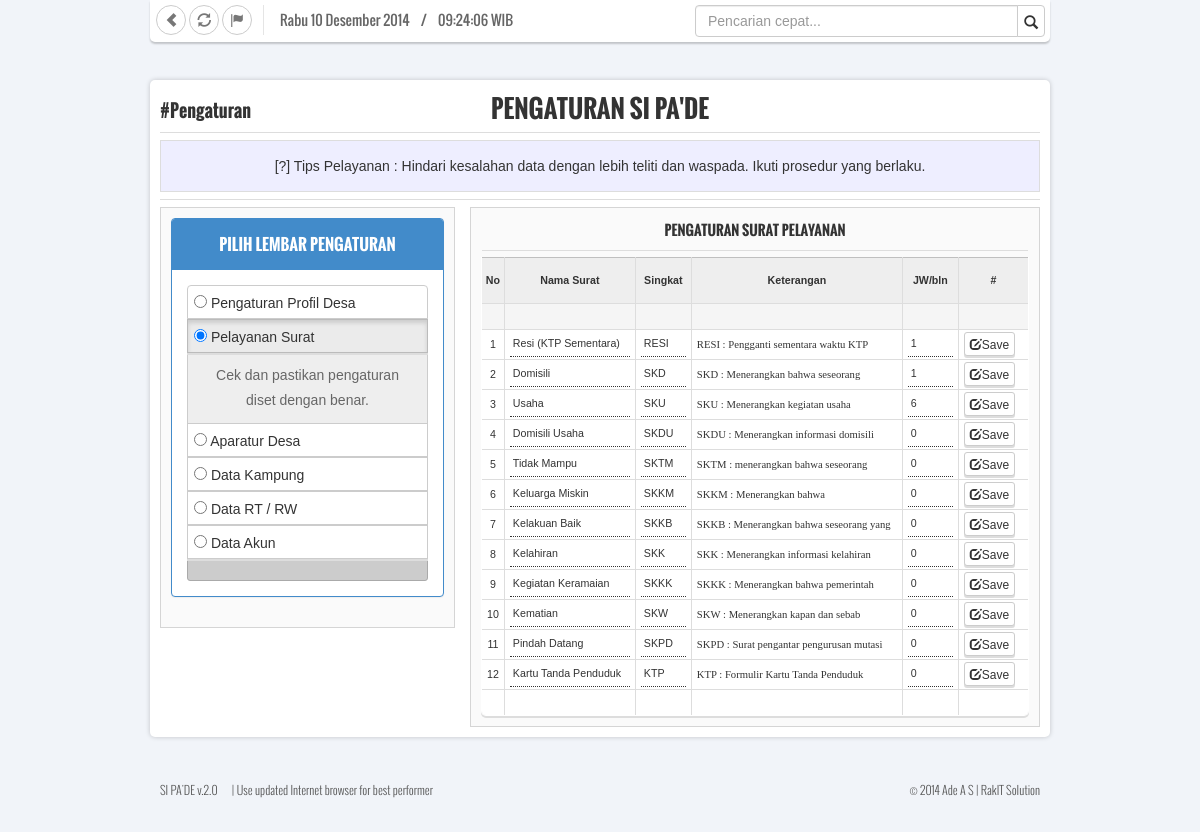
Screenshot of /pengaturan?lembar=pelayanan (signed in) with the database file from the repository.
### tables this page shows
CREATE TABLE IF NOT EXISTS `arsip_surat` (
  `id_surat` int(5) NOT NULL AUTO_INCREMENT,
  `nama_surat` varchar(200) NOT NULL,
  `singkat_surat` varchar(50) NOT NULL,
  `ket_surat` varchar(500) NOT NULL,
  `jw` varchar(5) NOT NULL,
  `jenis` enum('K','F','P') NOT NULL DEFAULT 'K',
  `aktif` enum('Y','N') NOT NULL DEFAULT 'Y',
  PRIMARY KEY (`id_surat`)
);

### pengaturan.php (the view, shortened to what this page needs)
<?php
if($_SESSION[login]==0){
  header('location:inc/logout.php');
}
else{
if (empty($_SESSION['namauser']) AND empty($_SESSION['passuser']) AND $_SESSION['login']==0){
  echo "Anda harus masuk terlebih dahulu !";
}
else{
?>
<html xmlns="http://www.w3.org/1999/xhtml">
<head>
	<link rel="stylesheet" type="text/css" href="bootstrap/css/bootstrap.css">
	<link type="text/css" href="rakstrap/css/style.css" rel="stylesheet">
<link rel="stylesheet" href="rakstrap/css/autosuggest_inquisitor.css" type="text/css" media="screen" charset="utf-8" />
  <link href="rakstrap/css/loadingindicator.css" rel="stylesheet">
    <link href="bootstrap/css/bootstrap-datetimepicker.min.css" rel="stylesheet" media="screen">
</head>
<body class="pace-done">
<?php include "inc/ui_top_panel.php"; ?>
<?php if($_SESSION[leveluser]=='0'){ ?>
<div class="container clearfix">
<div class="header clearfix">
<div class="row">
  <div class="col-md-4"><h2>#Pengaturan</h2></div>
  <div class="col-md-4" style="text-align:center;"><h1>PENGATURAN SI PA'DE</h1></div>
  <div class="col-md-4" style="text-align:right;">
</div>
</div>
    <div class="clear"> </div><hr>
<div class="informasi" align="center"> [?] Tips Pelayanan : Hindari kesalahan data dengan lebih teliti dan waspada. Ikuti prosedur yang berlaku.
     </div>
     <hr>
	 </div>
     <div class="content clearfix" style="width:295px; float:left; margin:0;">
     <div class="panel panel-primary">
      <div class="panel-heading">
        <h2 class="panel-title" align="center">PILIH LEMBAR PENGATURAN</h2>
      </div>
      <div class="panel-body">
    <div class="btn-group-vertical"  style="width:241px;">
   <label class='btn btn-default' id='profil'>
        <input type='radio' name='surat' value='profil' class='trigger'  data-rel='profil'/> Pengaturan Profil Desa
    </label>
   <label class='btn btn-default' id='surat'>
        <input type='radio' name='surat' value='surat' class='trigger'  data-rel='surat'/> Pelayanan Surat
    </label>
    <div style='display: none;' class='lembar2 surat_surat info_surat'>Cek dan pastikan pengaturan diset dengan benar.</div>
   <label class='btn btn-default' id='pejabat'>
        <input type='radio' name='surat' value='pejabat' class='trigger'  data-rel='pejabat'/> Aparatur Desa
    </label>
   <label class='btn btn-default' id='kampung'>
        <input type='radio' name='surat' value='kampung' class='trigger'  data-rel='kampung'/> Data Kampung
    </label>
   <label class='btn btn-default' id='rtrw'>
        <input type='radio' name='surat' value='rtrw' class='trigger'  data-rel='rtrw'/> Data RT / RW
    </label>
   <label class='btn btn-default' id='akun'>
        <input type='radio' name='surat' value='akun' class='trigger'  data-rel='akun'/> Data Akun
    </label>
	      </div>
  <div class="panel-footer">
  </div>
    </div>
    </div>
     </div>
     <div class="content clearfix" style="width:570px; float:right; margin:0; position:static;">
<table style="display:none;" border="0" class="list surat lembar2"><caption>
  <h4>PENGATURAN SURAT PELAYANAN</h4><hr /></caption>
       <thead>
            <tr>
              <td align="center" valign="middle">No</td>
              <td align="center" valign="middle">Nama Surat</td>
              <td align="center" valign="middle">Singkat</td>
              <td align="center" valign="middle">Keterangan</td>
              <td align="center" valign="middle">JW/bln</td>
              <td align="center" valign="middle">#</td>
           </tr>
        </thead>
         <tr class="subtitle">
           <td>&nbsp;</td>
           <td>&nbsp;</td>
           <td>&nbsp;</td>
           <td>&nbsp;</td>
           <td>&nbsp;</td>
           <td>&nbsp;</td>
                    </tr>
         <tbody>
         <?php
		 $srt =mysql_query("SELECT * FROM arsip_surat where aktif='Y'");
		 $no=1;
			while ($s = mysql_fetch_array($srt)){
				echo "<tr height='30'>
           				<td class='nomor' width='20'>$no</td>
						<td width='100'><input name='nama_surat' type='text' value='$s[nama_surat]' id='s_$s[id_surat]_nama' style='width:120px;' /></td>
						<td width='30'><input name='singkat_surat' type='text' value='$s[singkat_surat]' id='s_$s[id_surat]_singkat' style='width:30px;' readonly='' data-toggle='tooltip' title='tidak dapat diubah'/></td>
						<td width='200'><div class='datahide'><textarea name='ket_surat' id='s_$s[id_surat]_ket' style='width:200px; height:80px; border: medium none; font-size:10px; font-family: Tahoma;font-size: 8pt;'>$s[ket_surat]</textarea></div></td>
           				<td class='nomor' width='20'><input name='jw' type='text' value='$s[jw]' id='s_$s[id_surat]_jw' style='width:30px;' /></td>
						<td><button class='btn btn-default btn-xs s-btn' type='button' id='s_btn' data-id='$s[id_surat]'><span class='glyphicon glyphicon-edit'></span>Save</button></td>
					  </tr>";
					  $no++;
		 }
		   ?>
           <tr>
             <td class="nomor">&nbsp;</td>
             <td>&nbsp;</td>
             <td>&nbsp;</td>
             <td>&nbsp;</td>
             <td>&nbsp;</td>
             <td>&nbsp;</td>
           </tr>
         </tbody>
       </table>
  </div>
      </div>
<div class="footer clearfix"><div style="float:left; width:300px; text-align:left;">SI PA'DE v.2.0 &nbsp;&nbsp;&nbsp;&nbsp; | Use updated Internet browser for best performer</div><div style="float:right; width:300px; text-align:right;">© 2014 Ade A S | RakIT Solution <br></div></div>
<br/>
	<?php
	}
	else {
	echo "<div class='container clearfix'><div class='content clearfix'><div class='alert alert-danger'><h1>Oops...</h1><hr/>Maaf, anda tidak memiliki izin untuk menggunakan fitur (Pengaturan) ini.</div></div></div>";
	}
	?>
</body></html>
  <?php
}
}
?>

### rakstrap/css/style.css (style rules this page uses)
html,body,div,span,applet,object,iframe,h1,h2,h3,h4,h5,h6,p,blockquote,pre,a,abbr,acronym,address,big,cite,code,del,dfn,em,img,ins,kbd,q,s,samp,small,strike,strong,sub,sup,tt,var,b,u,i,dl,dt,dd,ol,nav ul,nav li,fieldset,form,label,legend,table,caption,tbody,tfoot,thead,tr,th,td,article,aside,canvas,details,embed,figure,figcaption,footer,header,hgroup,menu,nav,output,ruby,section,summary,time,mark,audio,video { margin:0;padding:0;border:0;font-size:100%;font:inherit;vertical-align:baseline; }
table { border-collapse:collapse;border-spacing:0; }
body,ul,div,input { list-style:none;border:0;background:none;outline:none;margin:0;padding:0 }
body { font: 14px/20px "Tahoma",Helvetica,Arial,sans-serif; line-height: 20px; color:#333; background:none repeat scroll 0% 0% #F1F4F9; }
.clearfix:before, .clearfix:after { content: ""; display: table; }
.clearfix:after { clear: both; }
hr { color:#FFF;border: medium none; border-top:#ddd solid 1px; }
h1, h2, h3, h4, h5, h6 { font-family:'Oswald', Helvetica,Arial,sans-serif; font-weight: 400; color:#333333; }
h1,h2 { line-height:24px; }
h1 { font-family: 'Oswald', Helvetica,Arial,sans-serif; font-weight: 700; font-size: 25px; line-height: 25px; }
h2 { font-family: 'Oswald', Helvetica,Arial,sans-serif; font-weight: 700; font-size: 18px; line-height: 30px; }
h4 { font-family: 'Oswald', Helvetica,Arial,sans-serif; font-weight: 700; font-size: 14px; line-height: 24px; }
h4, h5, h6 { margin:0 0 .6em 0; }
.list { -moz-border-bottom-colors: none; -moz-border-left-colors: none; -moz-border-right-colors: none; -moz-border-top-colors: none; border-collapse: collapse; border-color: #BFBFBF #FFFFFF #FFFFFF #BFBFBF; border-image: none; border-right: 1px solid #FFFFFF; border-style: solid; border-width: 1px; font-family: "Tahoma",Helvetica,Arial,sans-serif; font-size: 8pt; padding-top: 5px; width: 100%; background:#FFF; box-shadow:0px 2px 0px #ddd, 0 2px 5px #ccc inset; border-radius:0px 0px 5px 5px; }
.list td { border-bottom: 1px solid #DDDDDD; border-right: 1px solid #DDDDDD; }
.list td.nomor { text-align:center; }
.list tr.subtitle td,.list tr.subtitle th { border-bottom: 1px solid #DDDDDD; border-right: 1px solid #DDDDDD; text-align:center; background:#f5f5f5; color:#999; }
.list thead td { background-color: #eee; text-align:center; padding:10px 0; }
.list thead td a, .list thead td { color: #333333; font-weight: bold; text-decoration: none; }
.list tbody td { padding: 0 5px; color:#333; vertical-align: middle; }
.list tbody tr { position:static }
.datahide { height:20px; overflow:hidden; }
.footer { width: 90%; margin: 20px auto 0 auto; padding: 10px; background: transparent; text-align:center; color:#555; font-size:12px; font-family: 'Oswald'; font-style: normal; font-weight: 300; line-height:25px; }
.container { width: 900px; margin: 30px auto 0px; background: none repeat scroll 0% 0% rgb(255, 255, 255); box-shadow: 0px 0px 5px rgba(0, 0, 0, 0.2); padding: 10px; border-radius: 5px; }
.header { padding: 0px; margin: 5px auto auto auto; }
.content { background: #fafafa; border: 1px solid rgb(213, 213, 213); margin: auto; padding: 10px; }
.list tbody tr { background:#FFF }
.content { font: 13px; line-height:25px; }
.content input[type="text"],.content input[type="number"] { border-bottom:dotted 1px #333; min-width:45px;color:#333; padding-left:3px; }
.content textarea { min-width:125px;color:#333; background:transparent; padding-left:0; font:13px Verdana, Geneva, sans-serif; line-height:1.7em; }
.info_surat { background:#eee; border:solid #ccc; border-width:0 1px 0px 1px; padding:10px 15px;color:#666; text-align:center }
.informasi { background:#eef; background-image: -moz-linear-gradient(right, #fff, #eef); padding:15px 10px; border:solid 1px #ddd }
.masthead, .footer { max-width: 900px; margin: 0 auto; text-align: center; }
.footer { font-size: 12px; margin-top:30px; }
div.content .btn, .pagination, .pagination li.active { box-shadow:0px 2px 0px #ddd; }
div.content .btn.active,div.content .btn:focus,div.content .btn-group.open .dropdown-toggle,div.content .btn-group.open .dropdown-toggle:focus { box-shadow:0px 2px 0px #DDD, 0px 3px 4px #ccc inset }

### rows the page displays
arsip_surat: nama_surat "Resi (KTP Sementara)", singkat_surat "RESI", ket_surat "RESI : Pengganti sementara waktu KTP (regular) yang sedang dalam proses pembuatan.", jw "1"
arsip_surat: nama_surat "Domisili", singkat_surat "SKD", ket_surat "SKD : Menerangkan bahwa seseorang berdomisili di desa (ini).", jw "1"
arsip_surat: nama_surat "Usaha", singkat_surat "SKU", ket_surat "SKU : Menerangkan kegiatan usaha seseorang di desa (ini).", jw "6"
arsip_surat: nama_surat "Domisili Usaha", singkat_surat "SKDU", ket_surat "SKDU : Menerangkan informasi domisili usaha seseorang di desa (ini), berikut data lainnya.", jw "0"
arsip_surat: nama_surat "Tidak Mampu", singkat_surat "SKTM", ket_surat "SKTM : menerangkan bahwa seseorang tercatat dalam data penduduk berekonomi lemah di desa (ini).", jw "0"
arsip_surat: nama_surat "Keluarga Miskin", singkat_surat "SKKM", ket_surat "SKKM : Menerangkan bahwa seseorang/keluargga tercatat dalam data keluargga berekonomi lemah di desa (ini)", jw "0"
arsip_surat: nama_surat "Kelakuan Baik", singkat_surat "SKKB", ket_surat "SKKB : Menerangkan bahwa seseorang yang berdomisili di desa (ini) dan berkelakuan baik.", jw "0"
arsip_surat: nama_surat "Kelahiran", singkat_surat "SKK", ket_surat "SKK : Menerangkan informasi kelahiran seseorang, serta beberapa data lain menyangkut peristiwa kelahirannya.", jw "0"
arsip_surat: nama_surat "Kegiatan Keramaian", singkat_surat "SKKK", ket_surat "SKKK : Menerangkan bahwa pemerintah desa menyetujui kegiatan yang akan diadakan oleh seseorang.", jw "0"
arsip_surat: nama_surat "Kematian", singkat_surat "SKW", ket_surat "SKW : Menerangkan kapan dan sebab meninggalnya seseorang", jw "0"
arsip_surat: nama_surat "Pindah Datang", singkat_surat "SKPD", ket_surat "SKPD : Surat pengantar pengurusan mutasi penduduk (Pindah)", jw "0"
arsip_surat: nama_surat "Kartu Tanda Penduduk", singkat_surat "KTP", ket_surat "KTP : Formulir Kartu Tanda Penduduk", jw "0"
